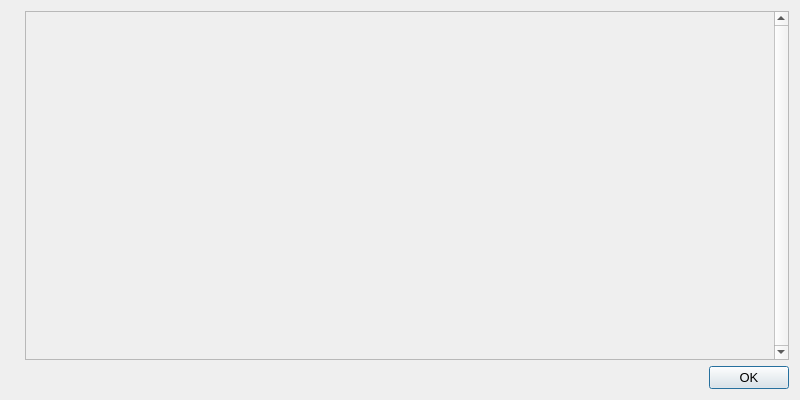
<?xml version="1.0" encoding="UTF-8"?>
<ui version="4.0">
 <class>HelpMessageDialog</class>
 <widget class="QDialog" name="HelpMessageDialog">
  <property name="geometry">
   <rect>
    <x>0</x>
    <y>0</y>
    <width>800</width>
    <height>400</height>
   </rect>
  </property>
  <property name="font">
   <font>
    <pointsize>10</pointsize>
   </font>
  </property>
  <property name="windowTitle">
   <string>Pesetacoin Core - Command-line options</string>
  </property>
  <layout class="QHBoxLayout" name="horizontalLayout_2">
   <item>
    <widget class="QLabel" name="graphic">
     <property name="sizePolicy">
      <sizepolicy hsizetype="Preferred" vsizetype="Ignored">
       <horstretch>0</horstretch>
       <verstretch>0</verstretch>
      </sizepolicy>
     </property>
     <property name="pixmap">
      <pixmap resource="../bitcoin.qrc">:/images/about</pixmap>
     </property>
    </widget>
   </item>
   <item>
    <layout class="QVBoxLayout" name="verticalLayout">
     <item>
      <widget class="QScrollArea" name="scrollArea">
       <property name="verticalScrollBarPolicy">
        <enum>Qt::ScrollBarAlwaysOn</enum>
       </property>
       <property name="widgetResizable">
        <bool>true</bool>
       </property>
       <widget class="QWidget" name="scrollAreaWidgetContents">
        <property name="geometry">
         <rect>
          <x>0</x>
          <y>0</y>
          <width>659</width>
          <height>348</height>
         </rect>
        </property>
        <layout class="QVBoxLayout" name="verticalLayout_2">
         <item>
          <widget class="QLabel" name="helpMessageLabel">
           <property name="font">
            <font>
             <family>Terminal</family>
            </font>
           </property>
           <property name="cursor">
            <cursorShape>IBeamCursor</cursorShape>
           </property>
           <property name="textFormat">
            <enum>Qt::PlainText</enum>
           </property>
           <property name="textInteractionFlags">
            <set>Qt::LinksAccessibleByMouse|Qt::TextSelectableByKeyboard|Qt::TextSelectableByMouse</set>
           </property>
          </widget>
         </item>
        </layout>
       </widget>
      </widget>
     </item>
     <item>
      <widget class="QDialogButtonBox" name="okButton">
       <property name="orientation">
        <enum>Qt::Horizontal</enum>
       </property>
       <property name="standardButtons">
        <set>QDialogButtonBox::Ok</set>
       </property>
      </widget>
     </item>
    </layout>
   </item>
  </layout>
 </widget>
 <resources>
  <include location="../bitcoin.qrc"/>
 </resources>
 <connections>
  <connection>
   <sender>okButton</sender>
   <signal>accepted()</signal>
   <receiver>HelpMessageDialog</receiver>
   <slot>accept()</slot>
   <hints>
    <hint type="sourcelabel">
     <x>20</x>
     <y>20</y>
    </hint>
    <hint type="destinationlabel">
     <x>20</x>
     <y>20</y>
    </hint>
   </hints>
  </connection>
  <connection>
   <sender>okButton</sender>
   <signal>rejected()</signal>
   <receiver>HelpMessageDialog</receiver>
   <slot>reject()</slot>
   <hints>
    <hint type="sourcelabel">
     <x>20</x>
     <y>20</y>
    </hint>
    <hint type="destinationlabel">
     <x>20</x>
     <y>20</y>
    </hint>
   </hints>
  </connection>
 </connections>
</ui>
